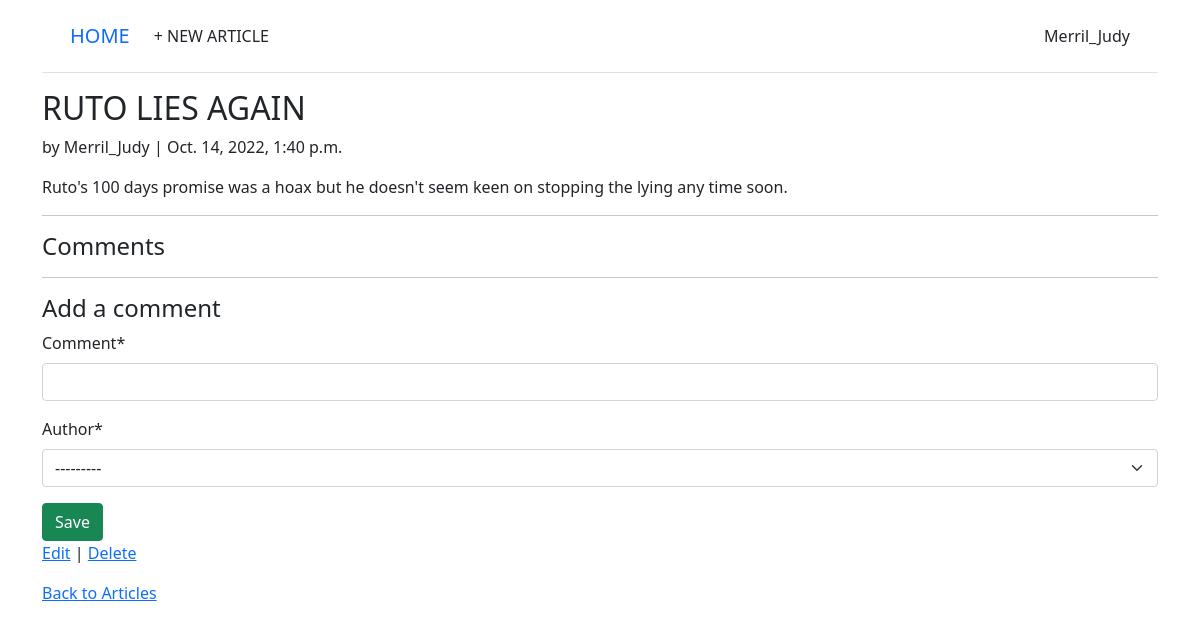
/articles/1/ (signed in), run on an earlier commit of the app's database.
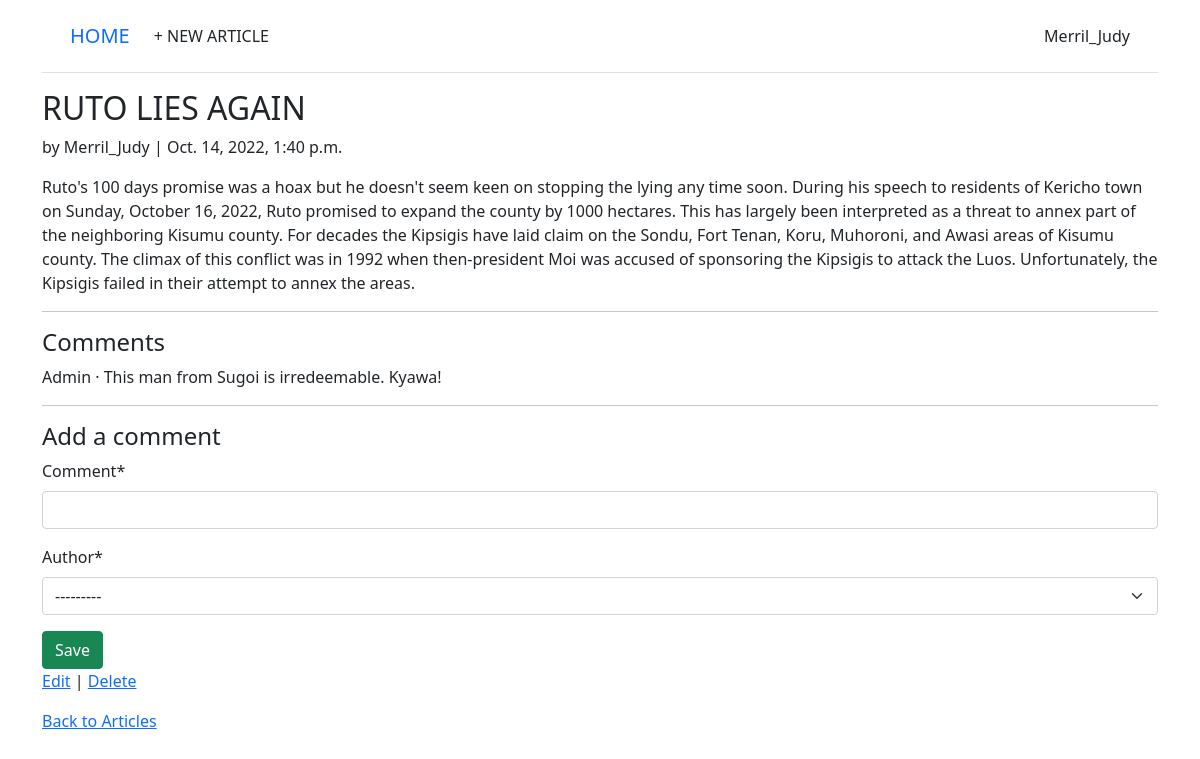
And on a later commit of the database.
### articles/models.py (models this page shows, shortened)
class Article(models.Model):
    title = models.CharField(max_length=255)
    body = models.TextField()
    date = models.DateTimeField(auto_now_add=True)
    author = models.ForeignKey(
        settings.AUTH_USER_MODEL,
        on_delete=models.CASCADE,
        )

class Comment(models.Model): # new
    article = models.ForeignKey(Article, on_delete=models.CASCADE)
    comment = models.CharField(max_length=140)
    author = models.ForeignKey(settings.AUTH_USER_MODEL,on_delete=models.CASCADE,)
    def __str__(self):
        return self.comment

### accounts/models.py (models this page shows)
class CustomUser(AbstractUser):
    age = models.PositiveIntegerField(null=True, blank=True)

### articles/views.py (the view, shortened to what this page needs)
# urls.py: path("<int:pk>/", ArticleDetailView.as_view(),
class ArticleDetailView(LoginRequiredMixin, View):
    def get(self, request, *args, **kwargs):
        view = CommentGet.as_view()
        return view(request, *args, **kwargs)

### articles/forms.py
class CommentForm(forms.ModelForm):
    class Meta:
        model = Comment
        fields = ("comment", "author")

### articles/views.py (called while the page is built)
    def get_context_data(self, **kwargs):
        context = super().get_context_data(**kwargs)
        context["form"] = CommentForm()
        return context

### templates/article_detail.html
{% extends "base.html" %}
{% load crispy_forms_tags %}
{% block content %}
<div class="article-entry">
 <h2>{{ object.title }}</h2>
 <p>by {{ object.author }} | {{ object.date }}</p>
 <p>{{ object.body }}</p>
 <hr>
<h4>Comments</h4>
{% for comment in article.comment_set.all %}
 <p>{{ comment.author }} &middot; {{ comment }}</p>
{% endfor %}
<hr>
<h4>Add a comment</h4>
 <form action="" method="post">{% csrf_token %}
 {{ form|crispy }}
 <button class="btn btn-success ml-2" type="submit">Save</button>
 </form>
</div>
<p><a href="{% url 'article_edit' article.pk %}">Edit</a> |
 <a href="{% url 'article_delete' article.pk %}">Delete</a></p>
<p><a href="{% url 'article_list' %}">Back to Articles</a></p>
{% endblock content %}

What changed in the data, as far as the page shows it:
changed Article "RUTO LIES AGAIN": body "Ruto's 100 days promise was a hoax but he doesn't seem keen on stopping the lying any time soon." → "…lying any time soon. During his speech to residents of Kericho town on Sunday, October 16, 2022, Ruto promised to expand the county by 1000 hectares. This has largely been interpreted as a threat to annex part of the neighboring Kisumu county. For decades the Kipsigis have laid claim on the Sondu, Fort Tenan, Koru, Muhoroni, and Awasi areas of Kisumu county. The climax of this conflict was in 1992 when then-president Moi was accused of sponsoring the Kipsigis to attack the Luos. Unfortunately, the Kipsigis failed in their attempt to annex the areas."
added Comment: author "Admin", comment "This man from Sugoi is irredeemable. Kyawa!"
